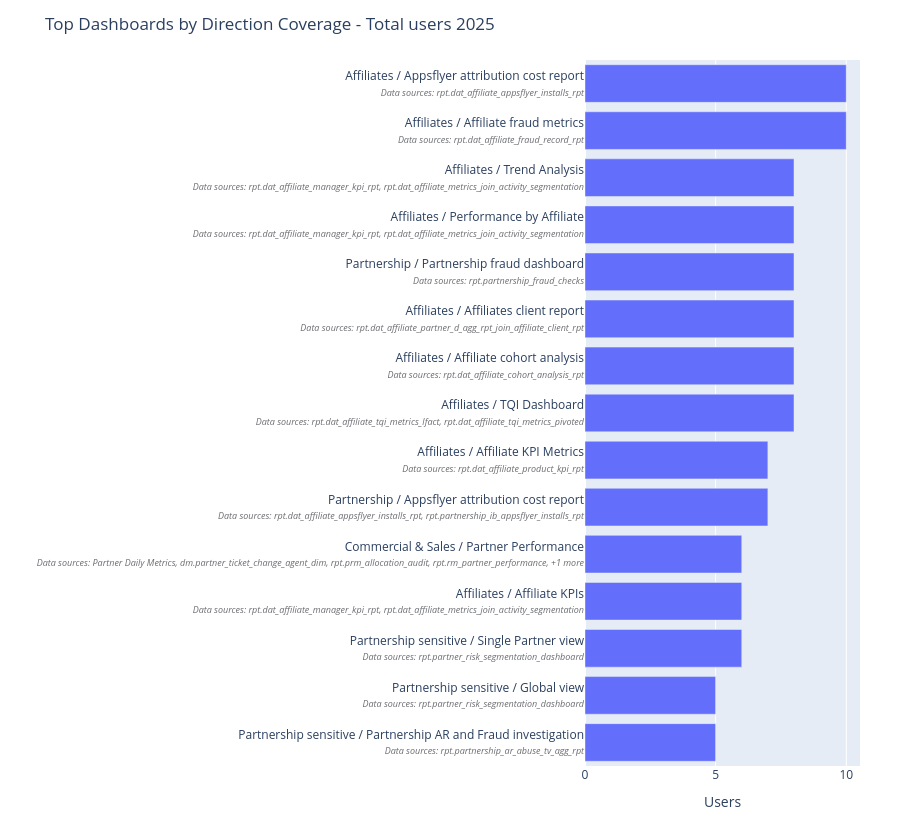

This figure's notebook cell:
### Code cell
import pandas as pd
import plotly.graph_objects as go

# ============================
# 1. Prepare DataFrame
# ============================

df = pd.DataFrame(workbook_events)

df = df.explode("ds_name").explode("db_class")
df["ds_name"] = df["ds_name"].astype(str)
df["db_class"] = df["db_class"].astype(str)

df["view_full_name"] = df["project_name"] + " / " + df["view_name"]

# ============================
# 2. Data sources label
# ============================

def ds_compact(ds_iter, max_items=4):
    ds = sorted(set([x for x in ds_iter if x and x != "None"]))
    if not ds:
        return ""
    if len(ds) > max_items:
        ds = ds[:max_items] + [f"+{len(ds)-max_items} more"]
    return ", ".join(ds)

view_ds = (
    df.groupby("view_full_name")["ds_name"]
      .apply(lambda x: ds_compact(x, max_items=4))
      .to_dict()
)

df["view_label"] = df["view_full_name"].map(
    lambda v: (
        f"{v}"
        f"<br><span style='font-size:9px;color:#6d6e73;font-style:italic;'>"
        f"Data sources: {view_ds.get(v,'')}"
        f"</span>"
    )
)


# ============================
# 3. Report totals
# ============================

view_totals = (
    df.groupby(["view_full_name", "view_label"])
      .agg(
          total_users=("hist_actor_user_id", "nunique"),
          total_directions=("direction", "nunique"),
          total_departments=("department", "nunique"),
      )
      .reset_index()
)

# TOP-N views by total users
top_views_df = view_totals.sort_values("total_users", ascending=False).head(15).copy()
view_order = top_views_df["view_label"].tolist()  # already in correct order top->bottom

# make maps for fast lookup
meta_map = top_views_df.set_index("view_full_name")[["total_users", "total_directions", "total_departments"]].to_dict("index")
label_map = top_views_df.set_index("view_full_name")["view_label"].to_dict()

# ============================
# 4. Direction-level users per view
# ============================

view_direction = (
    df[df["view_full_name"].isin(top_views_df["view_full_name"])]
    .groupby(["view_full_name", "direction"])
    .agg(direction_users=("hist_actor_user_id", "nunique"))
    .reset_index()
)

# departments count per (view, direction)
dir_dept_cnt = (
    df[df["view_full_name"].isin(top_views_df["view_full_name"])]
    .groupby(["view_full_name", "direction"])
    .agg(direction_departments=("department", "nunique"))
    .reset_index()
)

dir_dept_cnt_map = dir_dept_cnt.set_index(["view_full_name", "direction"])["direction_departments"].to_dict()

# department breakdown per (view, direction)
view_dir_dept = (
    df[df["view_full_name"].isin(top_views_df["view_full_name"])]
    .groupby(["view_full_name", "direction", "department"])
    .agg(users=("hist_actor_user_id", "nunique"))
    .reset_index()
)

dir_dept_breakdown = (
    view_dir_dept
    .sort_values(["view_full_name", "direction", "users"], ascending=[True, True, False])
    .groupby(["view_full_name", "direction"])
    .apply(lambda x: "<br>".join(f"{r.department}: {r.users}" for r in x.itertuples()))
    .to_dict()
)

# add labels for plotting axis
view_direction["view_label"] = view_direction["view_full_name"].map(label_map)

# ============================
# 5. Build figure
# ============================

COLORS = {
    "yellow": "#ffde02",
    "mint": "#e1ebe5",
    "blue": "#47667b",
    "sage": "#93b39f",
    "black": "#131313",
    "grey": "#6d6e73",
    "orange": "#ffaa73",
    "light_blue": "#1271ca",
    "light_grey": "#6d6e73",
}

DIRECTION_COLOR_MAP = {
    "Trading": COLORS["blue"],
    "Payments": COLORS["orange"],
    "Administration": COLORS["sage"],
    "Marketing": COLORS["light_blue"],
    "Commercial": COLORS["yellow"],
    "Operations": COLORS["mint"],
    "Information Technology": COLORS["grey"],
}


fig = go.Figure()

directions = [d for d in view_direction["direction"].dropna().unique()]
directions.sort()

# enforce y order: we want top at top; for horizontal bars plotly shows first at bottom unless reversed
y_category_array = view_order[::-1]

for direction in directions:
    ddf = view_direction[view_direction["direction"] == direction].copy()

    # align points to y-axis category array (important for stable stacking)
    ddf["y_key"] = pd.Categorical(ddf["view_label"], categories=y_category_array, ordered=True)
    ddf = ddf.sort_values("y_key")

    # build per-point customdata aligned with this trace
    customdata = []
    for r in ddf.itertuples():
        v = r.view_full_name
        customdata.append([
            v,                                  # 0 full_name (for lookup)
            view_ds.get(v, ""),                 # 1 datasources text
            meta_map[v]["total_users"],         # 2 total users
            meta_map[v]["total_directions"],    # 3 total directions
            meta_map[v]["total_departments"],   # 4 total departments
            direction,                          # 5 selected direction (matches trace)
            r.direction_users,                  # 6 users in this direction
            dir_dept_cnt_map.get((v, direction), 0),  # 7 departments in this direction
            dir_dept_breakdown.get((v, direction), "") # 8 dept breakdown for this direction
        ])

    fig.add_trace(
        go.Bar(
            x=ddf["direction_users"],
            y=ddf["view_label"],
            name=direction,
            orientation="h",
            customdata=customdata,
           # marker=dict(color=DIRECTION_COLOR_MAP.get(direction, COLORS["light_grey"])),
            hovertemplate=
                "<b>%{y}</b><br>" +
              #  "<b>Data sources</b><br>%{customdata[1]}<br><br>" +
                "<b>Report overview</b><br>" +
                "Total users: %{customdata[2]}<br>" +
                "Total directions: %{customdata[3]}<br>" +
                "Total departments: %{customdata[4]}<br><br>" +
                "<b>Selected direction</b><br>" +
                "Direction: <b>%{customdata[5]}</b><br>" +
                "Users: %{customdata[6]}<br>" +
                "Departments: %{customdata[7]}<br><br>" +
                "<b>Departments breakdown (this direction)</b><br>" +
                "%{customdata[8]}" +
                "<extra></extra>"
        )
    )

# y-axis order locked
fig.update_yaxes(categoryorder="array", categoryarray=y_category_array)

fig.update_layout(
    title="Top Dashboards by Direction Coverage - Total users 2025",
    barmode="stack",
    legend_title="Direction",
    xaxis_title="Users",
    yaxis_title="",
    height=820,
    margin=dict(l=380, r=40, t=60, b=40)
)

fig.show()

fig.write_html(
    "plotly_tableau_top_dash_total_users_2025.html",
    include_plotlyjs="cdn",
    full_html=False
)

### Figure 1 — Plotly figure (JSON) as saved in the notebook; plotly's stock layout.template omitted (floating-point values rounded to 4 significant figures; data arrays with more than 128 entries replaced by an {"elided": "..."} marker saying what was removed)
{"data": [{"customdata": {"elided": "15x9 mixed values"}, "hovertemplate": "<b>%{y}</b><br><b>Report overview</b><br>Total users: %{customdata[2]}<br>Total directions: %{customdata[3]}<br>Total departments: %{customdata[4]}<br><br><b>Selected direction</b><br>Direction: <b>%{customdata[5]}</b><br>Users: %{customdata[6]}<br>Departments: %{customdata[7]}<br><br><b>Departments breakdown (this direction)</b><br>%{customdata[8]}<extra></extra>", "name": "Partnership & Business Development", "orientation": "h", "type": "bar", "x": [5, 5, 6, 6, 6, 7, 7, 8, 8, 8, 8, 8, 8, 10, 10], "y": ["Partnership sensitive / Partnership AR and Fraud investigation<br><span style='font-size:9px;color:#6d6e73;font-style:italic;'>Data sources: rpt.partnership_ar_abuse_tv_agg_rpt</span>", "Partnership sensitive / Global view<br><span style='font-size:9px;color:#6d6e73;font-style:italic;'>Data sources: rpt.partner_risk_segmentation_dashboard</span>", "Partnership sensitive / Single Partner view<br><span style='font-size:9px;color:#6d6e73;font-style:italic;'>Data sources: rpt.partner_risk_segmentation_dashboard</span>", "Affiliates / Affiliate KPIs<br><span style='font-size:9px;color:#6d6e73;font-style:italic;'>Data sources: rpt.dat_affiliate_manager_kpi_rpt, rpt.dat_affiliate_metrics_join_activity_segmentation</span>", "Commercial & Sales / Partner Performance<br><span style='font-size:9px;color:#6d6e73;font-style:italic;'>Data sources: Partner Daily Metrics, dm.partner_ticket_change_agent_dim, rpt.prm_allocation_audit, rpt.rm_partner_performance, +1 more</span>", "Partnership / Appsflyer attribution cost report<br><span style='font-size:9px;color:#6d6e73;font-style:italic;'>Data sources: rpt.dat_affiliate_appsflyer_installs_rpt, rpt.partnership_ib_appsflyer_installs_rpt</span>", "Affiliates / Affiliate KPI Metrics<br><span style='font-size:9px;color:#6d6e73;font-style:italic;'>Data sources: rpt.dat_affiliate_product_kpi_rpt</span>", "Affiliates / TQI Dashboard<br><span style='font-size:9px;color:#6d6e73;font-style:italic;'>Data sources: rpt.dat_affiliate_tqi_metrics_lfact, rpt.dat_affiliate_tqi_metrics_pivoted</span>", "Affiliates / Affiliate cohort analysis<br><span style='font-size:9px;color:#6d6e73;font-style:italic;'>Data sources: rpt.dat_affiliate_cohort_analysis_rpt</span>", "Affiliates / Affiliates client report<br><span style='font-size:9px;color:#6d6e73;font-style:italic;'>Data sources: rpt.dat_affiliate_partner_d_agg_rpt_join_affiliate_client_rpt</span>", "Partnership / Partnership fraud dashboard<br><span style='font-size:9px;color:#6d6e73;font-style:italic;'>Data sources: rpt.partnership_fraud_checks</span>", "Affiliates / Performance by Affiliate<br><span style='font-size:9px;color:#6d6e73;font-style:italic;'>Data sources: rpt.dat_affiliate_manager_kpi_rpt, rpt.dat_affiliate_metrics_join_activity_segmentation</span>", "Affiliates / Trend Analysis<br><span style='font-size:9px;color:#6d6e73;font-style:italic;'>Data sources: rpt.dat_affiliate_manager_kpi_rpt, rpt.dat_affiliate_metrics_join_activity_segmentation</span>", "Affiliates / Affiliate fraud metrics<br><span style='font-size:9px;color:#6d6e73;font-style:italic;'>Data sources: rpt.dat_affiliate_fraud_record_rpt</span>", "Affiliates / Appsflyer attribution cost report<br><span style='font-size:9px;color:#6d6e73;font-style:italic;'>Data sources: rpt.dat_affiliate_appsflyer_installs_rpt</span>"]}], "layout": {"barmode": "stack", "height": 820, "legend": {"title": {"text": "Direction"}}, "margin": {"b": 40, "l": 380, "r": 40, "t": 60}, "title": {"text": "Top Dashboards by Direction Coverage - Total users 2025"}, "xaxis": {"title": {"text": "Users"}}, "yaxis": {"categoryarray": ["Partnership sensitive / Partnership AR and Fraud investigation<br><span style='font-size:9px;color:#6d6e73;font-style:italic;'>Data sources: rpt.partnership_ar_abuse_tv_agg_rpt</span>", "Partnership sensitive / Global view<br><span style='font-size:9px;color:#6d6e73;font-style:italic;'>Data sources: rpt.partner_risk_segmentation_dashboard</span>", "Partnership sensitive / Single Partner view<br><span style='font-size:9px;color:#6d6e73;font-style:italic;'>Data sources: rpt.partner_risk_segmentation_dashboard</span>", "Affiliates / Affiliate KPIs<br><span style='font-size:9px;color:#6d6e73;font-style:italic;'>Data sources: rpt.dat_affiliate_manager_kpi_rpt, rpt.dat_affiliate_metrics_join_activity_segmentation</span>", "Commercial & Sales / Partner Performance<br><span style='font-size:9px;color:#6d6e73;font-style:italic;'>Data sources: Partner Daily Metrics, dm.partner_ticket_change_agent_dim, rpt.prm_allocation_audit, rpt.rm_partner_performance, +1 more</span>", "Partnership / Appsflyer attribution cost report<br><span style='font-size:9px;color:#6d6e73;font-style:italic;'>Data sources: rpt.dat_affiliate_appsflyer_installs_rpt, rpt.partnership_ib_appsflyer_installs_rpt</span>", "Affiliates / Affiliate KPI Metrics<br><span style='font-size:9px;color:#6d6e73;font-style:italic;'>Data sources: rpt.dat_affiliate_product_kpi_rpt</span>", "Affiliates / TQI Dashboard<br><span style='font-size:9px;color:#6d6e73;font-style:italic;'>Data sources: rpt.dat_affiliate_tqi_metrics_lfact, rpt.dat_affiliate_tqi_metrics_pivoted</span>", "Affiliates / Affiliate cohort analysis<br><span style='font-size:9px;color:#6d6e73;font-style:italic;'>Data sources: rpt.dat_affiliate_cohort_analysis_rpt</span>", "Affiliates / Affiliates client report<br><span style='font-size:9px;color:#6d6e73;font-style:italic;'>Data sources: rpt.dat_affiliate_partner_d_agg_rpt_join_affiliate_client_rpt</span>", "Partnership / Partnership fraud dashboard<br><span style='font-size:9px;color:#6d6e73;font-style:italic;'>Data sources: rpt.partnership_fraud_checks</span>", "Affiliates / Performance by Affiliate<br><span style='font-size:9px;color:#6d6e73;font-style:italic;'>Data sources: rpt.dat_affiliate_manager_kpi_rpt, rpt.dat_affiliate_metrics_join_activity_segmentation</span>", "Affiliates / Trend Analysis<br><span style='font-size:9px;color:#6d6e73;font-style:italic;'>Data sources: rpt.dat_affiliate_manager_kpi_rpt, rpt.dat_affiliate_metrics_join_activity_segmentation</span>", "Affiliates / Affiliate fraud metrics<br><span style='font-size:9px;color:#6d6e73;font-style:italic;'>Data sources: rpt.dat_affiliate_fraud_record_rpt</span>", "Affiliates / Appsflyer attribution cost report<br><span style='font-size:9px;color:#6d6e73;font-style:italic;'>Data sources: rpt.dat_affiliate_appsflyer_installs_rpt</span>"], "categoryorder": "array", "title": {"text": ""}}}}
